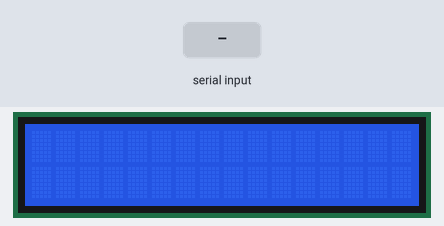
Simulated run of this sketch. Board: Arduino Uno, built with avr-gcc and run on an emulated ATmega328P. Shown: 16×2 character LCD. The inputs (shaded band) are chosen by the test bench. What the sketch prints to the serial monitor is not drawn.

Above: at 1.2 s.
1.3 s: "1\n" received over Serial
At 2.5 s:
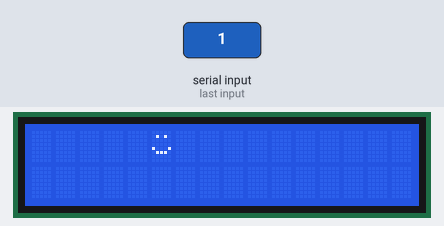
2.8 s: "2\n" received over Serial
At 3.7 s:
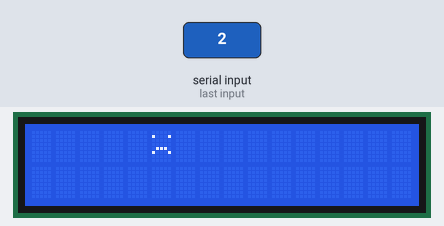
Timing chart, 0 to 5.8 s (numbered marks = the images above; inputs shaded):
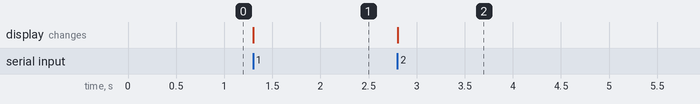

Measured:
- after the input at 1.3 s, the display: changes at once (image 1)
- after the input at 2.8 s, the display: changes at once (image 2)

The sketch:

funky_stantia1.ino
```cpp
#include<LiquidCrystal.h>

LiquidCrystal lcd(12,11,5,4,3,2);

byte smile[8] = {0b00000,0b01010,0b00000,0b00000,0b10001,0b01110,0b00000,0b00000};

byte heart[8] = {0b00000,0b01010,0b11111,0b11111,0b11111,0b01110,0b00100,0b00000};

byte sad[8] = {0b00000,0b10001,0b00000,0b00000,0b01110,0b10001,0b00000,0b00000};


void setup()
{
  Serial.begin(9600);
  Serial.println("1) Smile");
  Serial.println("2) Sad");
  Serial.println("3) Heart");
  Serial.println("4) Exit");
  lcd.begin(16, 2);
}
void loop()
{
  Serial.println("Enter Choice: ");
  while (Serial.available()==0) {}
  int option=0;
  while (option!=4) {
    option = Serial.parseInt();
    if (option==1) {
      lcd.createChar(5, smile);
      lcd.setCursor(5,0);
      lcd.write(5);
    }

    else if (option==2) {
      lcd.createChar(5, sad);
      lcd.setCursor(5,0);
      lcd.write(5);
    }

    else if (option==3) {
      lcd.createChar(5, heart);
      lcd.setCursor(5,0);
      lcd.write(5);
    }
    else
      break;
  }
}
```
